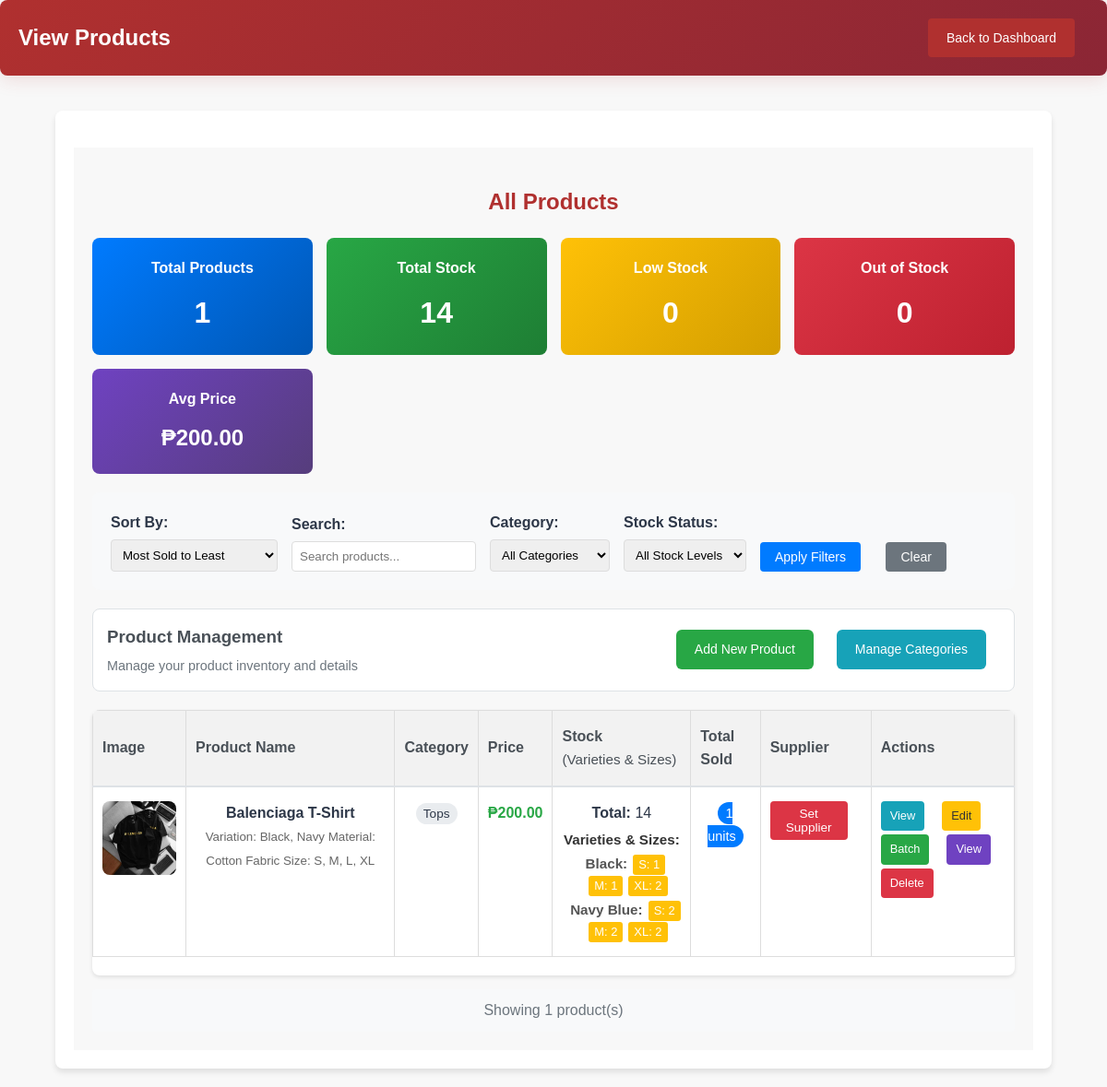
Page /products/products.php on the committed database.
### tables this page shows
CREATE TABLE `products` (
  `product_id` int(11) NOT NULL,
  `name` varchar(255) NOT NULL,
  `description` text NOT NULL,
  `price` decimal(10,2) NOT NULL,
  `image_url` varchar(255) NOT NULL,
  `stock` int(11) NOT NULL,
  `category_id` int(11) DEFAULT NULL,
  `supplier_id` int(11) DEFAULT NULL,
  `ai_tags` text DEFAULT NULL
);

CREATE TABLE `categories` (
  `category_id` int(11) NOT NULL,
  `category_name` varchar(255) NOT NULL,
  `parent_id` int(11) DEFAULT NULL
);

CREATE TABLE `product_variety_sizes` (
  `id` int(11) NOT NULL,
  `variety_id` int(11) NOT NULL,
  `size` enum('XXS','XS','S','M','XL','XXL') NOT NULL,
  `quantity` int(11) NOT NULL
);

CREATE TABLE `product_varieties` (
  `variety_id` int(11) NOT NULL,
  `product_id` int(11) NOT NULL,
  `variety_name` varchar(100) NOT NULL,
  `created_at` timestamp NOT NULL DEFAULT current_timestamp()
);

### products/products.php (the view, shortened to what the rows shown need)
<?php
include "../includes/db_connect.php";
$filter = isset($_GET['filter']) ? $_GET['filter'] : 'most_sold';
$conditions = [];
$searchCondition = !empty($conditions) ? "WHERE " . implode(" AND ", $conditions) : '';
switch ($filter) {
    case 'most_sold':
    default:
        $query = "
            SELECT p.*,
                   COALESCE(SUM(oi.quantity), 0) AS total_sold,
                   u.username AS supplier_name,
                   c.category_name
            FROM products p
            LEFT JOIN order_items oi ON p.product_id = oi.product_id
            LEFT JOIN users u ON p.supplier_id = u.user_id
            LEFT JOIN categories c ON p.category_id = c.category_id
            $searchCondition
            GROUP BY p.product_id
            ORDER BY total_sold DESC
        ";
        break;
}
$result = $conn->query($query);
?>
<!DOCTYPE html>
<html lang="en">
<head>
    <link rel="stylesheet" href="../assets/css/styles.css" />
    <link rel="stylesheet" href="../assets/css/admin.css" />
</head>
<body>
    <div class="admin-container">
        <header class="admin-header">
            <h1>View Products</h1>
        </header>
        <main class="admin-main products-main">
            <h2>All Products</h2>
            <?php
            $stats_query = "
                SELECT
                    COUNT(*) as total_products,
                    SUM(stock) as total_stock,
                    COUNT(CASE WHEN stock = 0 THEN 1 END) as out_of_stock,
                    COUNT(CASE WHEN stock <= 5 AND stock > 0 THEN 1 END) as low_stock,
                    AVG(price) as avg_price
                FROM products p
                LEFT JOIN categories c ON p.category_id = c.category_id
                " . str_replace('WHERE', 'WHERE', $searchCondition) . "
            ";
            $stats_result = $conn->query($stats_query);
            ?>
            <div style="background: white; border-radius: 8px; overflow: hidden; box-shadow: 0 2px 4px rgba(0,0,0,0.1);">
                <table style="width: 100%; border-collapse: collapse;">
                    <thead style="background-color: #f8f9fa; border-bottom: 2px solid #dee2e6;">
                        <tr>
                            <th style="padding: 15px 10px; text-align: left; font-weight: 600; color: #495057; border-bottom: 2px solid #dee2e6;">Image</th>
                            <th style="padding: 15px 10px; text-align: left; font-weight: 600; color: #495057; border-bottom: 2px solid #dee2e6;">Product Name</th>
                            <th style="padding: 15px 10px; text-align: left; font-weight: 600; color: #495057; border-bottom: 2px solid #dee2e6;">Category</th>
                            <th style="padding: 15px 10px; text-align: left; font-weight: 600; color: #495057; border-bottom: 2px solid #dee2e6;">Price</th>
                            <th style="padding: 15px 10px; text-align: left; font-weight: 600; color: #495057; border-bottom: 2px solid #dee2e6;">Stock<br><span style="font-weight:normal;font-size:0.95em;">(Varieties & Sizes)</span></th>
                            <th style="padding: 15px 10px; text-align: left; font-weight: 600; color: #495057; border-bottom: 2px solid #dee2e6;">Total Sold</th>
                            <th style="padding: 15px 10px; text-align: left; font-weight: 600; color: #495057; border-bottom: 2px solid #dee2e6;">Supplier</th>
                            <th style="padding: 15px 10px; text-align: left; font-weight: 600; color: #495057; border-bottom: 2px solid #dee2e6;">Actions</th>
                        </tr>
                    </thead>
                    <tbody>
                        <?php $result->data_seek(0); while ($row = $result->fetch_assoc()) { ?>
                            <tr style="border-bottom: 1px solid #dee2e6; transition: background-color 0.2s ease;" onmouseover="this.style.backgroundColor='#f8f9fa'" onmouseout="this.style.backgroundColor=''">
                                <td style="padding: 15px 10px; vertical-align: top;">
                                    <img src="../<?= htmlspecialchars($row['image_url']) ?>" alt="<?= htmlspecialchars($row['name']) ?>" style="max-width: 80px; max-height: 80px; border-radius: 8px; object-fit: cover;">
                                </td>
                                <td style="padding: 15px 10px; vertical-align: top;">
                                    <strong><?= htmlspecialchars($row['name']) ?></strong>
                                    <br><small style="color: #666;"><?= htmlspecialchars(substr($row['description'], 0, 100)) ?><?= strlen($row['description']) > 100 ? '...' : '' ?></small>
                                </td>
                                <td style="padding: 15px 10px; vertical-align: top;">
                                    <span style="background-color: #e9ecef; padding: 4px 8px; border-radius: 12px; font-size: 0.85em;">
                                        <?= htmlspecialchars($row['category_name'] ?? 'No Category') ?>
                                    </span>
                                </td>
                                <td style="padding: 15px 10px; vertical-align: top;">
                                    <span style="font-weight: bold; color: #28a745;">₱<?= number_format($row['price'], 2) ?></span>
                                </td>
                                <td style="padding: 15px 10px; vertical-align: top;">
                                    <span style="font-weight:bold;">Total:</span> <?= $row['stock'] ?>
<?php
$table_check = $conn->query("SHOW TABLES LIKE 'product_varieties'");
if ($table_check && $table_check->num_rows > 0) {
    $varieties_stmt = $conn->prepare("
        SELECT
            pv.variety_name,
            pvs.size,
            pvs.quantity
        FROM product_varieties pv
        LEFT JOIN product_variety_sizes pvs ON pv.variety_id = pvs.variety_id
        WHERE pv.product_id = ?
        ORDER BY pv.variety_name, pvs.size
    ");
    $varieties_stmt->bind_param("i", $row['product_id']);
    $varieties_stmt->execute();
    $varieties_res = $varieties_stmt->get_result();
    $varieties_data = [];
    $has_varieties = false;
    while ($variety = $varieties_res->fetch_assoc()) {
        if ($variety['variety_name']) {
            $has_varieties = true;
            $variety_name = $variety['variety_name'];
            if (!isset($varieties_data[$variety_name])) {
                $varieties_data[$variety_name] = [];
            }
            if ($variety['size'] && $variety['quantity'] > 0) {
                $varieties_data[$variety_name][$variety['size']] = $variety['quantity'];
            }
        }
    }
    if ($has_varieties && !empty($varieties_data)) {
        echo "<div style='margin-top:6px;font-size:0.95em;color:#666;line-height:1.4;'>";
        echo "<span style='display:block;font-weight:bold;color:#333;'>Varieties & Sizes:</span>";
        foreach ($varieties_data as $variety_name => $sizes) {
            echo "<div style='margin-left:8px;margin-top:4px;'>";
            echo "<span style='font-weight:bold;color:#555;'>" . htmlspecialchars($variety_name) . ":</span>";
            if (!empty($sizes)) {
                foreach ($sizes as $size => $qty) {
                    $color = $qty > 5 ? '#28a745' : ($qty > 0 ? '#ffc107' : '#dc3545');
                    echo "<span style='display:inline-block;margin-left:6px;padding:2px 6px;background-color:{$color};color:white;border-radius:3px;font-size:0.85em;'>";
                    echo htmlspecialchars($size) . ": " . $qty;
                    echo "</span>";
                }
            } else {
                echo "<span style='margin-left:6px;color:#888;font-style:italic;'>No sizes available</span>";
            }
            echo "</div>";
        }
        echo "</div>";
    }
}
?>
</td>
                                <td style="padding: 15px 10px; vertical-align: top;">
                                    <span style="background-color: #007bff; color: white; padding: 4px 8px; border-radius: 12px; font-size: 0.9em;">
                                        <?= $row['total_sold'] ?> units
                                    </span>
                                </td>
                                <td style="padding: 15px 10px; vertical-align: top;">
                                    <?php if (!empty($row['supplier_name'])): ?>
                                        <div style="display: flex; align-items: center; gap: 8px;">
                                            <span style="background-color: #28a745; color: white; padding: 4px 8px; border-radius: 12px; font-size: 0.85em;">
                                                <?= htmlspecialchars($row['supplier_name']) ?>
                                            </span>
                                            <button type="button"
                                                class="btn"
                                                style="background:#ffc107;color:#333;padding:4px 8px;border-radius:4px;font-size:0.8em;border:none;cursor:pointer;"
                                                onclick="openSupplierModal(<?= $row['product_id'] ?>)"
                                                title="Change Supplier">
                                                Change
                                            </button>
                                        </div>
                                    <?php else: ?>
                                        <button type="button" class="btn" style="background-color:#dc3545;color:white;padding:6px 12px;border-radius:4px;font-size:0.85em;" onclick="openSupplierModal(<?= $row['product_id'] ?>)">Set Supplier</button>
                                    <?php endif; ?>
                                </td>
                                <td style="padding: 15px 10px; vertical-align: top;">
                                    <div style="display: flex; flex-direction: column; gap: 4px;">
                                        <div style="display: flex; gap: 4px;">
                                            <a href="../viewproduct.php?id=<?= $row['product_id'] ?>" class="btn" style="background-color:#17a2b8;font-size:0.8em;padding:6px 10px;" title="View Product"> View</a>
                                            <a href="edit_product.php?id=<?= $row['product_id'] ?>" class="btn" style="background-color:#ffc107;color:#333;font-size:0.8em;padding:6px 10px;" title="Edit Product"> Edit</a>
                                        </div>
                                        <div style="display: flex; gap: 4px;">
                                            <a href="add_batch.php?product_id=<?= $row['product_id'] ?>" class="btn" style="background-color:#28a745;font-size:0.8em;padding:6px 10px;" title="Add Batch"> Batch</a>
                                            <a href="javascript:void(0);" class="btn" style="background-color:#6f42c1;color:white;font-size:0.8em;padding:6px 10px;" onclick="openBatchModal(<?= $row['product_id'] ?>)" title="View Batches"> View</a>
                                        </div>
                                        <div style="display: flex; gap: 4px;">
                                            <a href="delete_product.php?id=<?= $row['product_id'] ?>" class="btn" style="background-color: #dc3545;font-size:0.8em;padding:6px 10px;" onclick="return confirm('Are you sure you want to delete this product?');" title="Delete Product"> Delete</a>
                                        </div>
                                    </div>
                                </td>
                            </tr>
                        <?php } ?>
                    </tbody>
                </table>
            </div>
        </main>
    </div>
</body>
</html>

### rows in the picture
products: image_url (picture), name "Balenciaga T-Shirt", description "Variation: Black, Navy Material: Cotton Fabric Size: S, M, L, XL", category.category_name "Tops", price "200.00", stock "14", variety_name "Black", size "S", qty "1", size "M", size "XL", qty "2", total_sold "1"
product_variety_sizes: variety.variety_name "Navy Blue", size "S", qty "2", size "M", size "XL"

### other values in the picture
$stats['total_products'] "1"
$stats['total_stock'] "14"
$stats['low_stock'] "0"
$stats['out_of_stock'] "0"
$stats['avg_price'] "200.00"
$result->num_rows "1"
